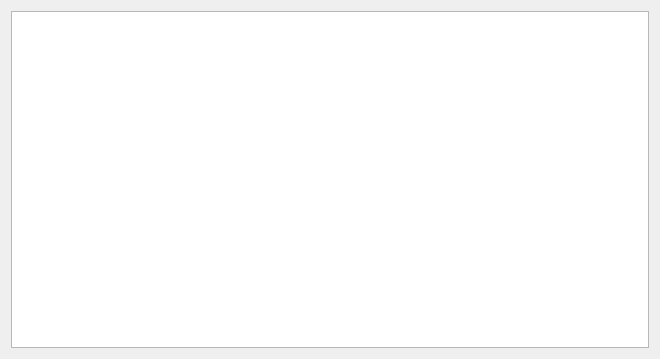
<?xml version="1.0" encoding="UTF-8"?>
<ui version="4.0">
 <class>Form</class>
 <widget class="QWidget" name="Form">
  <property name="geometry">
   <rect>
    <x>0</x>
    <y>0</y>
    <width>660</width>
    <height>359</height>
   </rect>
  </property>
  <property name="windowTitle">
   <string>plots</string>
  </property>
  <property name="windowIcon">
   <iconset>
    <normaloff>res/eye.png</normaloff>res/eye.png</iconset>
  </property>
  <layout class="QGridLayout" name="gridLayout">
   <item row="0" column="0">
    <widget class="GraphicsLayoutWidget" name="graphicsView"/>
   </item>
  </layout>
 </widget>
 <customwidgets>
  <customwidget>
   <class>GraphicsLayoutWidget</class>
   <extends>QGraphicsView</extends>
   <header>pyqtgraph</header>
  </customwidget>
 </customwidgets>
 <resources/>
 <connections/>
</ui>
